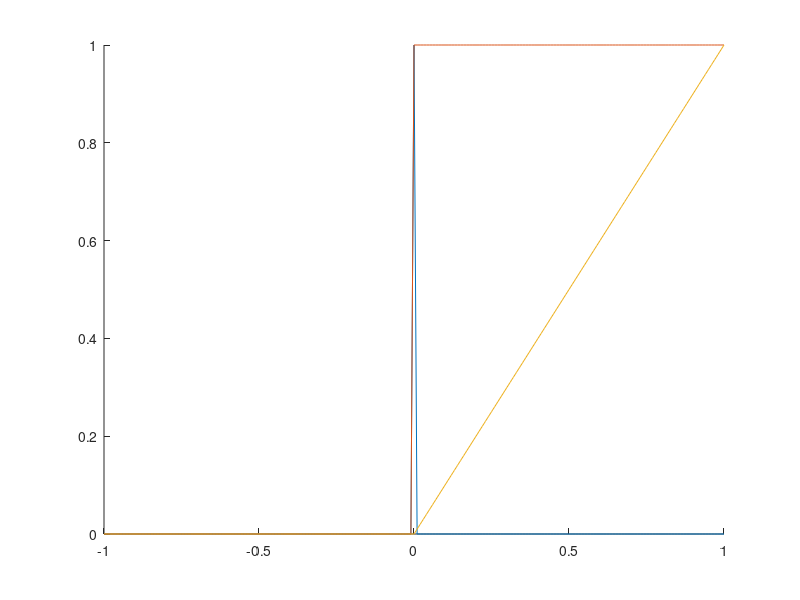

The MATLAB script that drew this image:
clear all;
clc;

t=(-1:0.01:1);

impulse=t==0;
unitstep=t>=0;
ramp=t.*unitstep;

hold on;
plot(t,impulse);
plot(t,unitstep);
plot(t,ramp);
hold off;